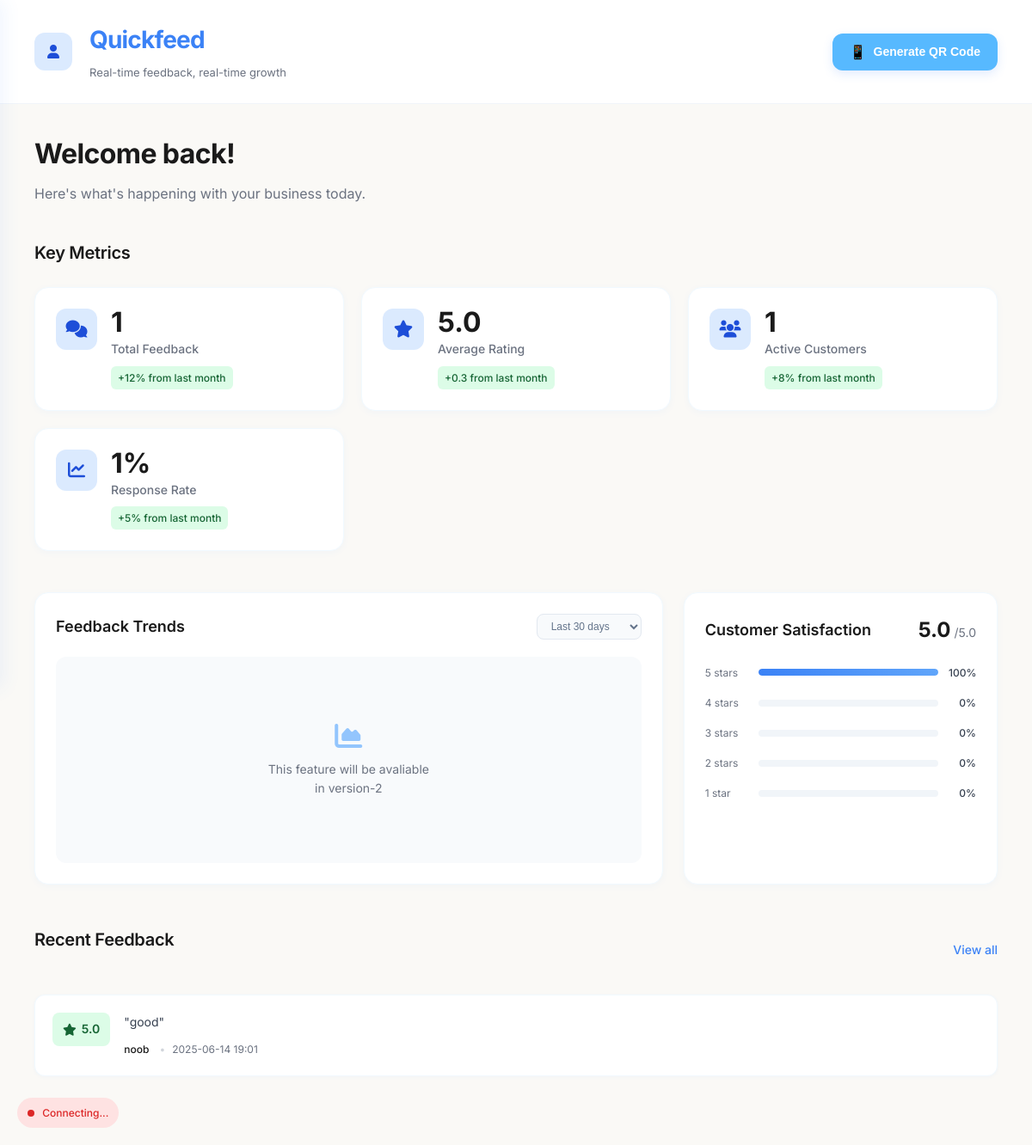
Page /dashboard (signed in) on the earlier database version.
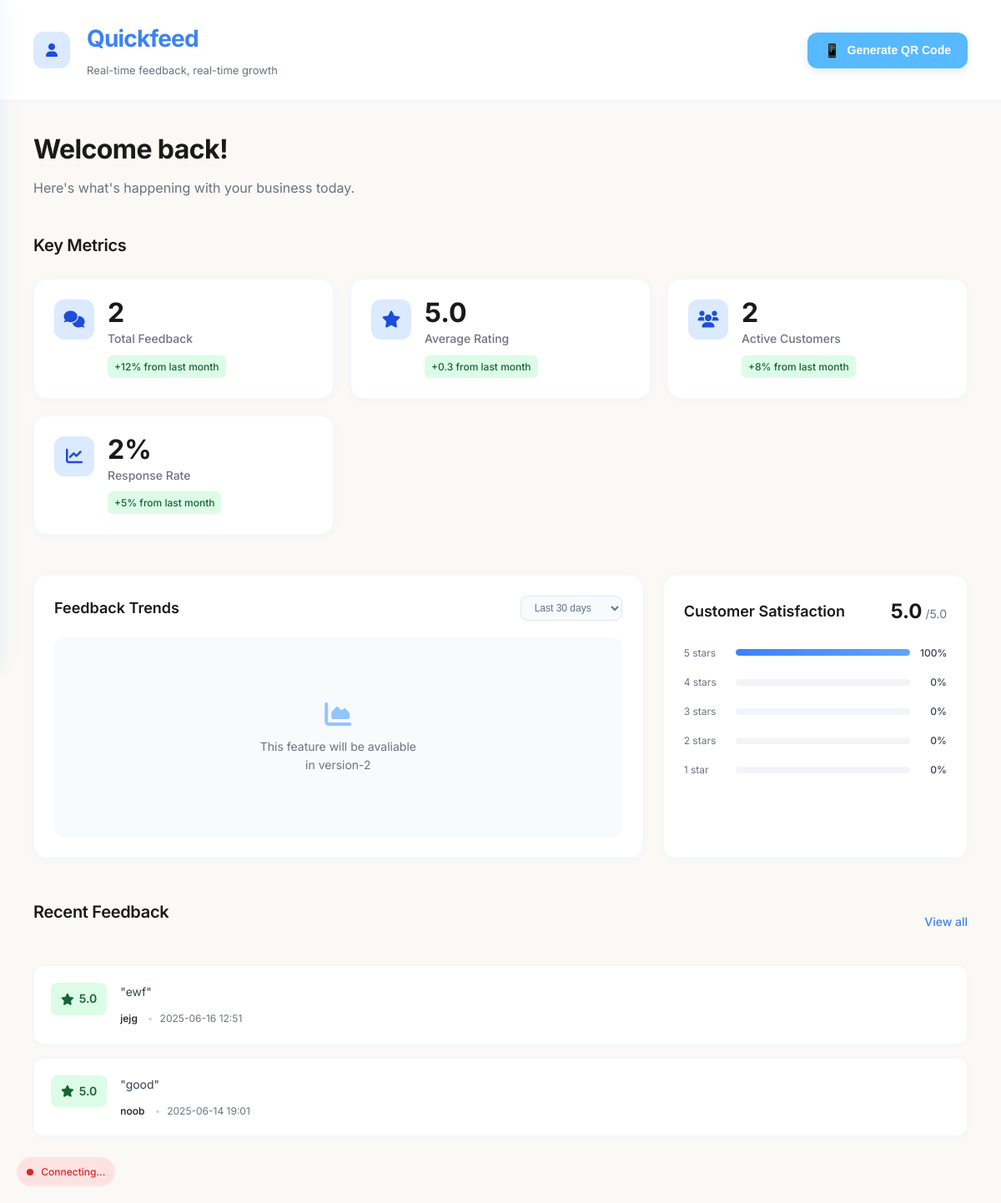
Same page on the later database version.
### web/models.py (models this page shows)
class Feedback(db.Model):
    id = db.Column(db.Integer, primary_key=True)
    title = db.Column(db.String(100), nullable=False)
    content = db.Column(db.Text, nullable=False)
    rating = db.Column(db.Integer, nullable=False)  # 1-5 stars
    user_id = db.Column(db.Integer, db.ForeignKey('user.id'), nullable=True)  # Made nullable for anonymous feedback
    customer_name = db.Column(db.String(100), nullable=True)  # For anonymous feedback
    customer_email = db.Column(db.String(120), nullable=True)  # Optional for anonymous feedback
    created_at = db.Column(db.DateTime, default=datetime.utcnow)
    user = db.relationship('User', backref=db.backref('feedbacks', lazy=True))

### web/routes.py (the view)
@main.route('/dashboard')
@login_required
def dashboard():
    recent_feedback = Feedback.query.filter_by(user_id=current_user.id)\
                                  .order_by(Feedback.created_at.desc())\
                                  .limit(5).all()
    total_feedback = Feedback.query.count()
    avg_rating_result = db.session.query(func.avg(Feedback.rating)).scalar()
    average_rating = round(avg_rating_result, 1) if avg_rating_result else 0.0
    rating_distribution = get_rating_distribution()
    all_recent_feedback = Feedback.query.order_by(Feedback.created_at.desc()).limit(10).all()
    active_customers = get_active_customers_count()
    response_rate = calculate_response_rate()
    return render_template('dashboard.html',
                         recent_feedback=recent_feedback,
                         total_feedback=total_feedback,
                         average_rating=average_rating,
                         rating_distribution=rating_distribution,
                         active_customers=active_customers,
                         response_rate=response_rate,
                         all_recent_feedback=all_recent_feedback)

### web/routes.py (called while the page is built)
def get_rating_distribution():
    total_feedback = Feedback.query.count()
    if total_feedback == 0:
        return {i: 0 for i in range(1, 6)}
    distribution = {}
    for rating in range(1, 6):
        count = Feedback.query.filter_by(rating=rating).count()
        percentage = round((count / total_feedback) * 100) if total_feedback > 0 else 0
        distribution[rating] = percentage
    return distribution

def get_active_customers_count():
    thirty_days_ago = datetime.utcnow() - timedelta(days=30)
    recent_feedback = Feedback.query.filter(Feedback.created_at >= thirty_days_ago).all()
    unique_customers = set()
    for feedback in recent_feedback:
        if feedback.customer_name:
            unique_customers.add(feedback.customer_name.lower())
        elif feedback.customer_email:
            unique_customers.add(feedback.customer_email.lower())
        elif feedback.user_id:
            unique_customers.add(f"user_{feedback.user_id}")
        else:
            unique_customers.add("anonymous")
    return len(unique_customers)

def calculate_response_rate():
    total_feedback = Feedback.query.count()
    expected_interactions = max(total_feedback * 4, 100)  # Simple assumption
    if expected_interactions > 0:
        rate = round((total_feedback / expected_interactions) * 100)
        return min(rate, 100)  # Cap at 100%
    return 0

### web/templates/dashboard.html (shortened to what this page needs)
<!DOCTYPE html>
<html lang="en">
<head>
    <link rel="stylesheet" href="{{ url_for('static', filename='dashboard.css') }}">
    <link rel="stylesheet" href="https://cdnjs.cloudflare.com/ajax/libs/font-awesome/6.0.0/css/all.min.css">
</head>
<body>
    <div class="connection-status disconnected" id="connectionStatus">
        <span class="status-dot"></span>
        <span class="status-text">Connecting...</span>
    </div>
    <div class="main-content">
        <header class="header">
            <div class="header-left">
                <div class="menu-toggle" onclick="toggleSidebar()">
                    <i class="fas fa-user"></i>
                </div>
                <div class="brand-logo">
                    <h1>Quickfeed</h1>
                    <span class="brand-tagline">Real-time feedback, real-time growth</span>
                </div>
            </div>
            <div class="header-right">
                <button class="qr-btn" id="generateQRBtn">
                    <span class="qr-icon">📱</span>
                    Generate QR Code
                </button>
            </div>
        </header>
        <main class="dashboard-content">
            <section class="welcome-section">
                <h2>Welcome back!</h2>
                <p>Here's what's happening with your business today.</p>
            </section>
            <section class="metrics-section">
                <h3 class="section-title">Key Metrics</h3>
                <div class="metrics-grid">
                    <div class="metric-item">
                        <div class="metric-icon">
                            <i class="fas fa-comments"></i>
                        </div>
                        <div class="metric-content">
                            <div class="metric-value" id="totalFeedbackCount">{{ total_feedback or 0 }}</div>
                            <div class="metric-label">Total Feedback</div>
                            <div class="metric-change positive">+12% from last month</div>
                        </div>
                    </div>
                    <div class="metric-item">
                        <div class="metric-icon">
                            <i class="fas fa-star"></i>
                        </div>
                        <div class="metric-content">
                            <div class="metric-value" id="averageRating">{{ average_rating or 0.0 }}</div>
                            <div class="metric-label">Average Rating</div>
                            <div class="metric-change positive">+0.3 from last month</div>
                        </div>
                    </div>
                    <div class="metric-item">
                        <div class="metric-icon">
                            <i class="fas fa-users"></i>
                        </div>
                        <div class="metric-content">
                            <div class="metric-value" id="activeCustomers">{{ active_customers or 0 }}</div>
                            <div class="metric-label">Active Customers</div>
                            <div class="metric-change positive">+8% from last month</div>
                        </div>
                    </div>
                    <div class="metric-item">
                        <div class="metric-icon">
                            <i class="fas fa-chart-line"></i>
                        </div>
                        <div class="metric-content">
                            <div class="metric-value" id="responseRate">{{ response_rate or 0 }}%</div>
                            <div class="metric-label">Response Rate</div>
                            <div class="metric-change positive">+5% from last month</div>
                        </div>
                    </div>
                </div>
            </section>
            <section class="charts-section">
                <div class="charts-grid">
                    <div class="chart-container">
                        <div class="chart-header">
                            <h3>Feedback Trends</h3>
                            <select class="chart-filter">
                                <option>Last 30 days</option>
                            </select>
                        </div>
                        <div class="chart-content">
                            <div class="chart-placeholder">
                                <i class="fas fa-chart-area"></i>
                                <p>This feature will be avaliable in version-2</p>
                            </div>
                        </div>
                    </div>
                    <div class="chart-container">
                        <div class="chart-header">
                            <h3>Customer Satisfaction</h3>
                            <div class="satisfaction-score">
                                <span class="score-value" id="satisfactionScore">{{ average_rating or 0.0 }}</span>
                                <span class="score-max">/5.0</span>
                            </div>
                        </div>
                        <div class="chart-content">
                            <div class="satisfaction-breakdown" id="satisfactionBreakdown">
                                {% for rating in range(5, 0, -1) %}
                                <div class="satisfaction-bar">
                                    <div class="bar-label">{{ rating }} star{{ 's' if rating != 1 else '' }}</div>
                                    <div class="bar-container">
                                        <div class="bar-fill" data-rating="{{ rating }}" style="width: {{ rating_distribution[rating] if rating_distribution else 0 }}%"></div>
                                    </div>
                                    <div class="bar-value" data-rating-value="{{ rating }}">{{ rating_distribution[rating] if rating_distribution else 0 }}%</div>
                                </div>
                                {% endfor %}
                            </div>
                        </div>
                    </div>
                </div>
            </section>
            <section class="feedback-section">
                <div class="section-header">
                    <h3 class="section-title">Recent Feedback</h3>
                    <a href="/all-feedback" class="view-all-link">View all</a>
                </div>
                <div class="feedback-list" id="feedbackList">
                    {% if all_recent_feedback %}
                        {% for feedback in all_recent_feedback %}
                        <div class="feedback-item" data-feedback-id="{{ feedback.id }}">
                            <div class="feedback-rating {{ 'positive' if feedback.rating >= 4 else 'neutral' if feedback.rating == 3 else 'negative' }}">
                                <i class="fas fa-{{ 'star' if feedback.rating >= 4 else 'comment' if feedback.rating == 3 else 'exclamation-triangle' }}"></i>
                                <span>{{ feedback.rating }}.0</span>
                            </div>
                            <div class="feedback-content">
                                <div class="feedback-text">"{{ feedback.content[:100] }}{% if feedback.content|length > 100 %}...{% endif %}"</div>
                                <div class="feedback-meta">
                                    <span class="customer-name">{{ feedback.customer_name or 'Anonymous' }}</span>
                                    <span class="feedback-time">{{ feedback.created_at.strftime('%Y-%m-%d %H:%M') }}</span>
                                </div>
                            </div>
                        </div>
                        {% endfor %}
                    {% else %}
                        <div class="feedback-item" id="noFeedbackMessage">
                            <div class="feedback-content">
                                <div class="feedback-text">No feedback yet. Share your QR code to start receiving feedback!</div>
                            </div>
                        </div>
                    {% endif %}
                </div>
            </section>
        </main>
    </div>
</body>
</html>

Differences in the rows shown:
added Feedback: rating "5", content "ewf", customer_name "jejg", created_at "2025-06-16 12:51"
Other differences:
{{ total_feedback or 0 }}: "1" → "2"
{{ active_customers or 0 }}: "1" → "2"
{{ response_rate or 0 }}: "1" → "2"
